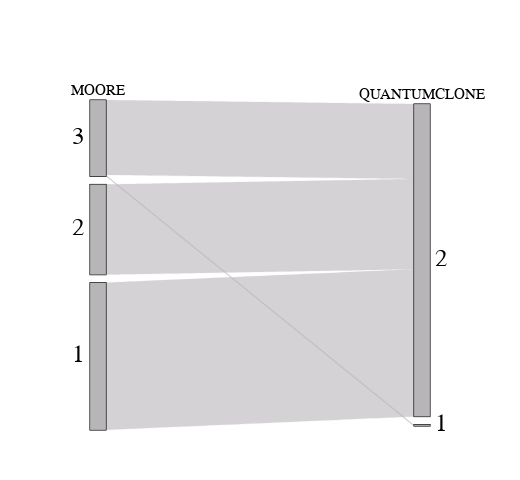

Source (notebook cell):
### Code cell
colorlist = px.colors.qualitative.Vivid

fig = go.Figure(go.Parcats(
    dimensions=[
        {"categoryorder" : "category ascending"  }, 
        {'label': 'MOORE', 'values':  list ( df ["Moore"] ) },
        {'label': 'QUANTUMCLONE', 'values': list ( df ["quantumclone"] ) }
        ],
    line = dict (
        color = "#b7b5b7"
    ),
    labelfont =  dict ( color = "black", size = 15, family = "Arial"),
    tickfont =  dict ( color = "black", size = 25, family = "Arial")
))
fig.update_traces(dimensions=[{"categoryorder": "category descending"} for _ in a])
fig.update_layout(
    plot_bgcolor = 'white',
    paper_bgcolor = 'white',
    legend = {"title_font_color" : "green"},height = 480, width = 520, 
    margin = {"l" : 50, "r" : 50, "b" : 50, "t" : 100} ,showlegend = True
)
fig.show()
plotly.io.write_image(fig, output_dir + '/plotly_quantum.pdf', format='pdf', engine= 'auto')
# fig.write_image(fig,format='pdf',engine='kaleido')

### Figure 1 — Plotly figure (JSON) as saved in the notebook; plotly's stock layout.template omitted (floating-point values rounded to 4 significant figures; data arrays with more than 128 entries replaced by an {"elided": "..."} marker saying what was removed)
{"data": [{"dimensions": [{"categoryorder": "category descending"}, {"categoryorder": "category descending", "label": "MOORE", "values": {"elided": "226 int values"}}, {"categoryorder": "category descending", "label": "QUANTUMCLONE", "values": {"elided": "226 int values"}}, {"categoryorder": "category descending"}, {"categoryorder": "category descending"}], "labelfont": {"color": "black", "family": "Arial", "size": 15}, "line": {"color": "#b7b5b7"}, "tickfont": {"color": "black", "family": "Arial", "size": 25}, "type": "parcats"}], "layout": {"height": 480, "legend": {"title": {"font": {"color": "green"}}}, "margin": {"b": 50, "l": 50, "r": 50, "t": 100}, "paper_bgcolor": "white", "plot_bgcolor": "white", "showlegend": true, "width": 520}}
